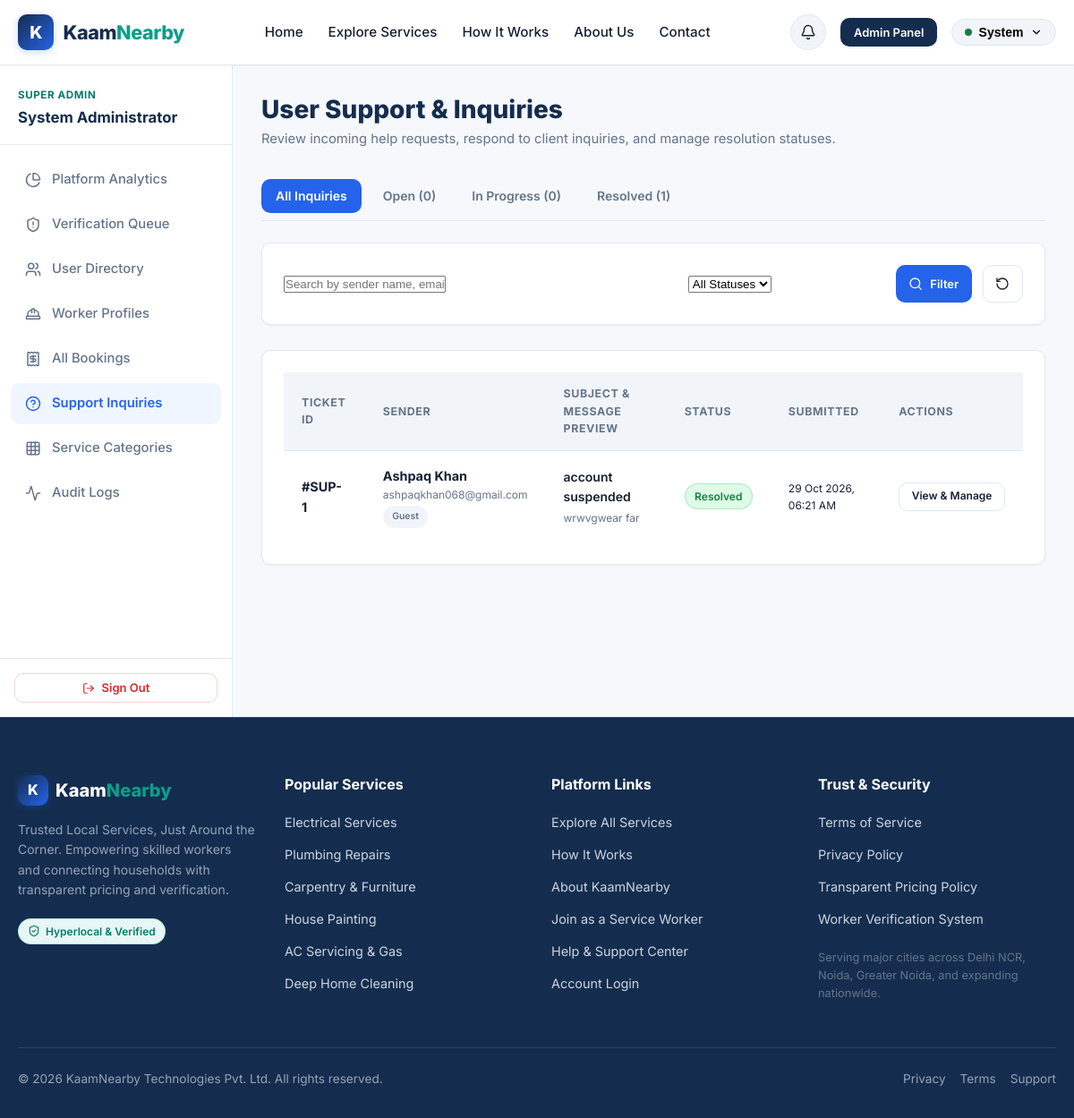
Screenshot of /admin/support (signed in) with the database file from the repository.
### tables this page shows
CREATE TABLE users (
    id INTEGER PRIMARY KEY AUTOINCREMENT,
    name TEXT NOT NULL,
    email TEXT UNIQUE NOT NULL,
    password_hash TEXT NOT NULL,
    role TEXT NOT NULL CHECK(role IN ('customer', 'worker', 'admin')),
    phone TEXT,
    city TEXT NOT NULL,
    is_active INTEGER DEFAULT 1,
    created_at TIMESTAMP DEFAULT CURRENT_TIMESTAMP
);

CREATE TABLE support_messages (
    id INTEGER PRIMARY KEY AUTOINCREMENT,
    user_id INTEGER REFERENCES users(id),
    name TEXT NOT NULL,
    email TEXT NOT NULL,
    subject TEXT,
    message TEXT NOT NULL,
    status TEXT DEFAULT 'open' CHECK(status IN ('open', 'in_progress', 'resolved', 'closed')),
    admin_notes TEXT,
    resolved_by INTEGER REFERENCES users(id),
    created_at TIMESTAMP DEFAULT CURRENT_TIMESTAMP,
    updated_at TIMESTAMP DEFAULT CURRENT_TIMESTAMP
);

### app.py (the view)
    @app.route('/admin/support')
    @admin_required
    def admin_support():
        status_filter = request.args.get('status', 'all').strip()
        search_query = request.args.get('q', '').strip()
        db = get_db()
        conditions = ["1=1"]
        params = []
        if status_filter != 'all':
            conditions.append("s.status = ?")
            params.append(status_filter)
        if search_query:
            conditions.append("(s.name LIKE ? OR s.email LIKE ? OR s.subject LIKE ? OR s.message LIKE ?)")
            wildcard = f"%{search_query}%"
            params.extend([wildcard, wildcard, wildcard, wildcard])
        where_clause = " AND ".join(conditions)
        messages = db.execute(f"""
            SELECT s.*, u.name as registered_user_name, u.role as registered_user_role,
                   ru.name as resolved_by_name
            FROM support_messages s
            LEFT JOIN users u ON s.user_id = u.id
            LEFT JOIN users ru ON s.resolved_by = ru.id
            WHERE {where_clause}
            ORDER BY CASE s.status WHEN 'open' THEN 1 WHEN 'in_progress' THEN 2 ELSE 3 END, s.created_at DESC
        """, params).fetchall()
        open_count = db.execute("SELECT COUNT(id) FROM support_messages WHERE status = 'open'").fetchone()[0]
        in_progress_count = db.execute("SELECT COUNT(id) FROM support_messages WHERE status = 'in_progress'").fetchone()[0]
        resolved_count = db.execute("SELECT COUNT(id) FROM support_messages WHERE status = 'resolved'").fetchone()[0]
        return render_template(
            'admin/support.html',
            messages=messages,
            current_status=status_filter,
            search_query=search_query,
            open_count=open_count,
            in_progress_count=in_progress_count,
            resolved_count=resolved_count
        )

### templates/admin/support.html (shortened to what this page needs)
{% extends 'base.html' %}
{% block content %}
<div class="dashboard-layout">
  {% include 'partials/sidebar.html' %}
  <div class="dashboard-content">
    <div class="dashboard-header">
      <div>
        <h1 class="dashboard-title">User Support & Inquiries</h1>
        <p class="dashboard-subtitle">Review incoming help requests, respond to client inquiries, and manage resolution statuses.</p>
      </div>
    </div>
    <div class="filter-tabs">
      <a href="{{ url_for('admin_support', status='all') }}" class="filter-tab {{ 'active' if current_status == 'all' else '' }}">
        All Inquiries
      </a>
      <a href="{{ url_for('admin_support', status='open') }}" class="filter-tab {{ 'active' if current_status == 'open' else '' }}">
        Open ({{ open_count }})
      </a>
      <a href="{{ url_for('admin_support', status='in_progress') }}" class="filter-tab {{ 'active' if current_status == 'in_progress' else '' }}">
        In Progress ({{ in_progress_count }})
      </a>
      <a href="{{ url_for('admin_support', status='resolved') }}" class="filter-tab {{ 'active' if current_status == 'resolved' else '' }}">
        Resolved ({{ resolved_count }})
      </a>
    </div>
    <div class="card mb-6">
      <div class="card-body">
        <form action="{{ url_for('admin_support') }}" method="GET" class="flex items-center gap-3 flex-wrap">
          <div style="flex: 2; min-width: 220px;">
            <input type="text" name="q" class="form-control" placeholder="Search by sender name, email, subject, or message text..." value="{{ search_query }}">
          </div>
          <div style="flex: 1; min-width: 150px;">
            <select name="status" class="form-control">
              <option value="all" {{ 'selected' if current_status == 'all' else '' }}>All Statuses</option>
            </select>
          </div>
          <button type="submit" class="btn btn-primary btn-sm" style="height: 42px;">
            <i data-lucide="search" style="width: 16px; height: 16px;"></i> Filter
          </button>
          <a href="{{ url_for('admin_support') }}" class="btn btn-outline btn-sm" style="height: 42px;" title="Reset">
            <i data-lucide="rotate-ccw" style="width: 16px; height: 16px;"></i>
          </a>
        </form>
      </div>
    </div>
    <div class="card">
      <div class="card-body p-0">
        {% if messages %}
          <div class="table-responsive">
            <table class="data-table">
              <thead>
                <tr>
                  <th>Ticket ID</th>
                  <th>Sender</th>
                  <th>Subject & Message Preview</th>
                  <th>Status</th>
                  <th>Submitted</th>
                  <th>Actions</th>
                </tr>
              </thead>
              <tbody>
                {% for m in messages %}
                  <tr>
                    <td><strong>#SUP-{{ m.id }}</strong></td>
                    <td>
                      <div class="font-bold">{{ m.name }}</div>
                      <div class="text-xs text-muted">{{ m.email }}</div>
                      {% if m.registered_user_role %}
                        <span class="badge" style="background:#EFF6FF; color:var(--primary-blue); font-size:0.65rem; margin-top:3px;">
                          Registered {{ m.registered_user_role|capitalize }}
                        </span>
                      {% else %}
                        <span class="badge" style="background:var(--bg-subtle); color:var(--text-muted); font-size:0.65rem; margin-top:3px;">Guest</span>
                      {% endif %}
                    </td>
                    <td>
                      <div class="font-semibold text-sm">{{ m.subject or 'General Inquiry' }}</div>
                      <div class="text-xs text-muted" style="max-width: 320px; overflow: hidden; text-overflow: ellipsis; white-space: nowrap; margin-top: 2px;">
                        {{ m.message }}
                      </div>
                    </td>
                    <td>
                      {% if m.status == 'open' %}
                        <span class="badge badge-pending">Open</span>
                      {% elif m.status == 'in_progress' %}
                        <span class="badge badge-countered">In Progress</span>
                      {% elif m.status == 'resolved' %}
                        <span class="badge badge-completed">Resolved</span>
                      {% else %}
                        <span class="badge badge-unavailable">Closed</span>
                      {% endif %}
                    </td>
                    <td class="text-xs text-muted">{{ m.created_at|format_date }}</td>
                    <td>
                      <a href="{{ url_for('admin_support_detail', msg_id=m.id) }}" class="btn btn-outline btn-sm" style="font-size:0.75rem;">
                        View & Manage
                      </a>
                    </td>
                  </tr>
                {% endfor %}
              </tbody>
            </table>
          </div>
        {% else %}
          <div class="empty-state">
            <div class="empty-state-icon"><i data-lucide="inbox"></i></div>
            <div class="empty-state-title">No Support Inquiries</div>
            <p class="empty-state-text">No user support messages match your filter criteria.</p>
          </div>
        {% endif %}
      </div>
    </div>
  </div>
</div>
{% endblock %}

### templates/partials/navbar.html (shortened to what this page needs)
<nav class="navbar">
  <div class="container nav-container">
    <a href="{{ url_for('index') }}" class="brand-logo">
      <div class="brand-icon-box">K</div>
      <span>Kaam<span class="accent">Nearby</span></span>
    </a>
    <ul class="nav-links" id="navLinks">
      <li><a href="{{ url_for('index') }}" class="{{ 'active' if request.endpoint == 'index' else '' }}">Home</a></li>
      <li><a href="{{ url_for('services') }}" class="{{ 'active' if request.endpoint == 'services' else '' }}">Explore Services</a></li>
      <li><a href="{{ url_for('how_it_works') }}" class="{{ 'active' if request.endpoint == 'how_it_works' else '' }}">How It Works</a></li>
      <li><a href="{{ url_for('about') }}" class="{{ 'active' if request.endpoint == 'about' else '' }}">About Us</a></li>
      <li><a href="{{ url_for('contact') }}" class="{{ 'active' if request.endpoint == 'contact' else '' }}">Contact</a></li>
    </ul>
    <div class="nav-actions">
      {% if current_user %}
        <a href="{{ url_for('notifications') }}" class="notif-btn" title="Notifications">
          <i data-lucide="bell" style="width: 18px; height: 18px;"></i>
        </a>
        {% if current_user.role == 'customer' %}
          <a href="{{ url_for('customer_dashboard') }}" class="btn btn-outline-primary btn-sm">Dashboard</a>
        {% elif current_user.role == 'worker' %}
          <a href="{{ url_for('worker_dashboard') }}" class="btn btn-teal btn-sm">Worker Hub</a>
        {% elif current_user.role == 'admin' %}
          <a href="{{ url_for('admin_dashboard') }}" class="btn btn-navy btn-sm">Admin Panel</a>
        {% endif %}
        <div class="user-dropdown">
          <button class="dropdown-trigger" id="userDropdownTrigger" type="button">
            <span style="display:inline-block; width:8px; height:8px; border-radius:50%; background:var(--color-success);"></span>
            <span>{{ current_user.name.split(' ')[0] }}</span>
            <i data-lucide="chevron-down" style="width: 14px; height: 14px;"></i>
          </button>
        </div>
      {% else %}
        <a href="{{ url_for('login') }}" class="btn btn-outline btn-sm">Log In</a>
        <a href="{{ url_for('register') }}" class="btn btn-primary btn-sm">Get Started</a>
      {% endif %}
    </div>
  </div>
</nav>

### templates/partials/sidebar.html (shortened to what this page needs)
<aside class="sidebar">
  <div>
    <div class="sidebar-header">
      <div class="sidebar-user-role">
        {% if current_user.role == 'customer' %}
          Customer Portal
        {% elif current_user.role == 'worker' %}
          Worker Hub
        {% elif current_user.role == 'admin' %}
          Super Admin
        {% endif %}
      </div>
      <div class="sidebar-user-name">{{ current_user.name }}</div>
    </div>
    <ul class="sidebar-nav">
      {% if current_user.role == 'customer' %}
        <li>
          <a href="{{ url_for('customer_dashboard') }}" class="{{ 'active' if request.endpoint == 'customer_dashboard' else '' }}">
            <i data-lucide="layout-dashboard"></i> Overview
          </a>
        </li>
        <li>
          <a href="{{ url_for('services') }}">
            <i data-lucide="search"></i> Find Services
          </a>
        </li>
        <li>
          <a href="{{ url_for('customer_bookings') }}" class="{{ 'active' if request.endpoint in ('customer_bookings', 'customer_booking_detail') else '' }}">
            <i data-lucide="calendar"></i> My Bookings
          </a>
        </li>
        <li>
          <a href="{{ url_for('notifications') }}" class="{{ 'active' if request.endpoint == 'notifications' else '' }}">
            <i data-lucide="bell"></i> Notifications
            {% if unread_notifications_count > 0 %}
              <span class="badge badge-pending" style="margin-left:auto; font-size:0.7rem; padding:0.15rem 0.45rem;">{{ unread_notifications_count }}</span>
            {% endif %}
          </a>
        </li>
        <li>
          <a href="{{ url_for('customer_profile') }}" class="{{ 'active' if request.endpoint == 'customer_profile' else '' }}">
            <i data-lucide="user"></i> Profile Settings
          </a>
        </li>
      {% elif current_user.role == 'admin' %}
        <li>
          <a href="{{ url_for('admin_dashboard') }}" class="{{ 'active' if request.endpoint == 'admin_dashboard' else '' }}">
            <i data-lucide="pie-chart"></i> Platform Analytics
          </a>
        </li>
        <li>
          <a href="{{ url_for('admin_verifications') }}" class="{{ 'active' if request.endpoint == 'admin_verifications' else '' }}">
            <i data-lucide="shield-alert"></i> Verification Queue
          </a>
        </li>
        <li>
          <a href="{{ url_for('admin_users') }}" class="{{ 'active' if request.endpoint == 'admin_users' else '' }}">
            <i data-lucide="users"></i> User Directory
          </a>
        </li>
        <li>
          <a href="{{ url_for('admin_workers') }}" class="{{ 'active' if request.endpoint == 'admin_workers' else '' }}">
            <i data-lucide="hard-hat"></i> Worker Profiles
          </a>
        </li>
        <li>
          <a href="{{ url_for('admin_bookings') }}" class="{{ 'active' if request.endpoint in ('admin_bookings', 'admin_booking_detail') else '' }}">
            <i data-lucide="receipt"></i> All Bookings
          </a>
        </li>
        <li>
          <a href="{{ url_for('admin_support') }}" class="{{ 'active' if request.endpoint in ('admin_support', 'admin_support_detail') else '' }}">
            <i data-lucide="help-circle"></i> Support Inquiries
          </a>
        </li>
        <li>
          <a href="{{ url_for('admin_categories') }}" class="{{ 'active' if request.endpoint == 'admin_categories' else '' }}">
            <i data-lucide="grid"></i> Service Categories
          </a>
        </li>
        <li>
          <a href="{{ url_for('admin_audit_logs') }}" class="{{ 'active' if request.endpoint == 'admin_audit_logs' else '' }}">
            <i data-lucide="activity"></i> Audit Logs
          </a>
        </li>
      {% endif %}
    </ul>
  </div>
  <div class="sidebar-footer">
    <a href="{{ url_for('logout') }}" class="btn btn-outline btn-sm btn-block" style="color:var(--color-error); border-color:rgba(220,38,38,0.2);">
      <i data-lucide="log-out" style="width:14px; height:14px;"></i> Sign Out
    </a>
  </div>
</aside>

### rows the page displays
users: name "System", name "System Administrator"
support_messages: id "1", name "Ashpaq Khan", email "ashpaqkhan068@gmail.com", subject "account suspended", message "wrwvgwear far", status "Resolved", created_at "29 Oct 2026, 06:21 AM"

### other values shown
{{ open_count }} "0"
{{ in_progress_count }} "0"
{{ resolved_count }} "1"
